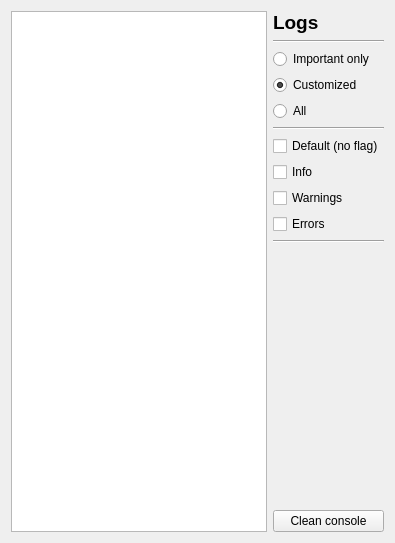
      <widget class="QWidget" name="console_tab">
       <attribute name="title">
        <string>Console</string>
       </attribute>
       <attribute name="toolTip">
        <string>Tab where informations are displayed in a real customizable console</string>
       </attribute>
       <layout class="QGridLayout" name="gridLayout_5">
        <item row="10" column="1">
         <widget class="Line" name="line_7">
          <property name="orientation">
           <enum>Qt::Horizontal</enum>
          </property>
         </widget>
        </item>
        <item row="0" column="0" rowspan="13">
         <widget class="QTextEdit" name="console">
          <property name="enabled">
           <bool>true</bool>
          </property>
          <property name="font">
           <font>
            <family>Ubuntu</family>
           </font>
          </property>
          <property name="toolTip">
           <string>Console to display the logs</string>
          </property>
          <property name="layoutDirection">
           <enum>Qt::LeftToRight</enum>
          </property>
          <property name="verticalScrollBarPolicy">
           <enum>Qt::ScrollBarAsNeeded</enum>
          </property>
          <property name="html">
           <string>&lt;!DOCTYPE HTML PUBLIC &quot;-//W3C//DTD HTML 4.0//EN&quot; &quot;http://www.w3.org/TR/REC-html40/strict.dtd&quot;&gt;
&lt;html&gt;&lt;head&gt;&lt;meta name=&quot;qrichtext&quot; content=&quot;1&quot; /&gt;&lt;style type=&quot;text/css&quot;&gt;
p, li { white-space: pre-wrap; }
&lt;/style&gt;&lt;/head&gt;&lt;body style=&quot; font-family:'Ubuntu'; font-size:11pt; font-weight:400; font-style:normal;&quot;&gt;
&lt;p style=&quot;-qt-paragraph-type:empty; margin-top:0px; margin-bottom:0px; margin-left:0px; margin-right:0px; -qt-block-indent:0; text-indent:0px;&quot;&gt;&lt;br /&gt;&lt;/p&gt;&lt;/body&gt;&lt;/html&gt;</string>
          </property>
          <property name="textInteractionFlags">
           <set>Qt::TextSelectableByKeyboard|Qt::TextSelectableByMouse</set>
          </property>
         </widget>
        </item>
        <item row="0" column="1">
         <widget class="QLabel" name="label_24">
          <property name="font">
           <font>
            <pointsize>14</pointsize>
            <weight>75</weight>
            <bold>true</bold>
           </font>
          </property>
          <property name="text">
           <string>Logs</string>
          </property>
         </widget>
        </item>
        <item row="2" column="1">
         <widget class="QRadioButton" name="important">
          <property name="toolTip">
           <string/>
          </property>
          <property name="text">
           <string>Important only</string>
          </property>
          <property name="checked">
           <bool>false</bool>
          </property>
         </widget>
        </item>
        <item row="3" column="1">
         <widget class="QRadioButton" name="custom">
          <property name="toolTip">
           <string/>
          </property>
          <property name="text">
           <string>Customized</string>
          </property>
          <property name="checked">
           <bool>true</bool>
          </property>
         </widget>
        </item>
        <item row="4" column="1">
         <widget class="QRadioButton" name="all">
          <property name="toolTip">
           <string/>
          </property>
          <property name="text">
           <string>All</string>
          </property>
          <property name="checked">
           <bool>false</bool>
          </property>
         </widget>
        </item>
        <item row="12" column="1">
         <widget class="QPushButton" name="clean_console">
          <property name="toolTip">
           <string>Clean the console (all logs will be deleted !)</string>
          </property>
          <property name="text">
           <string>Clean console</string>
          </property>
          <property name="icon">
           <iconset>
            <normaloff>icons/edit-clear.svg</normaloff>icons/edit-clear.svg</iconset>
          </property>
         </widget>
        </item>
        <item row="7" column="1">
         <layout class="QHBoxLayout" name="horizontalLayout_2">
          <item>
           <widget class="QCheckBox" name="display_info">
            <property name="sizePolicy">
             <sizepolicy hsizetype="Minimum" vsizetype="Fixed">
              <horstretch>0</horstretch>
              <verstretch>0</verstretch>
             </sizepolicy>
            </property>
            <property name="text">
             <string>Info</string>
            </property>
            <property name="icon">
             <iconset>
              <normaloff>icons/gtk-info.svg</normaloff>icons/gtk-info.svg</iconset>
            </property>
           </widget>
          </item>
         </layout>
        </item>
        <item row="8" column="1">
         <layout class="QHBoxLayout" name="horizontalLayout_4">
          <item>
           <widget class="QCheckBox" name="display_warnings">
            <property name="sizePolicy">
             <sizepolicy hsizetype="Minimum" vsizetype="Fixed">
              <horstretch>0</horstretch>
              <verstretch>0</verstretch>
             </sizepolicy>
            </property>
            <property name="text">
             <string>Warnings</string>
            </property>
            <property name="icon">
             <iconset>
              <normaloff>icons/dialog-warning.png</normaloff>icons/dialog-warning.png</iconset>
            </property>
            <property name="checked">
             <bool>false</bool>
            </property>
           </widget>
          </item>
         </layout>
        </item>
        <item row="11" column="1">
         <spacer name="verticalSpacer_4">
          <property name="orientation">
           <enum>Qt::Vertical</enum>
          </property>
          <property name="sizeHint" stdset="0">
           <size>
            <width>20</width>
            <height>261</height>
           </size>
          </property>
         </spacer>
        </item>
        <item row="5" column="1">
         <widget class="Line" name="line_5">
          <property name="orientation">
           <enum>Qt::Horizontal</enum>
          </property>
         </widget>
        </item>
        <item row="9" column="1">
         <layout class="QHBoxLayout" name="horizontalLayout_5">
          <item>
           <widget class="QCheckBox" name="display_errors">
            <property name="sizePolicy">
             <sizepolicy hsizetype="Minimum" vsizetype="Fixed">
              <horstretch>0</horstretch>
              <verstretch>0</verstretch>
             </sizepolicy>
            </property>
            <property name="text">
             <string>Errors</string>
            </property>
            <property name="icon">
             <iconset>
              <normaloff>icons/dialog-error.svg</normaloff>icons/dialog-error.svg</iconset>
            </property>
            <property name="checked">
             <bool>false</bool>
            </property>
           </widget>
          </item>
         </layout>
        </item>
        <item row="1" column="1">
         <widget class="Line" name="line_6">
          <property name="orientation">
           <enum>Qt::Horizontal</enum>
          </property>
         </widget>
        </item>
        <item row="6" column="1">
         <layout class="QHBoxLayout" name="horizontalLayout_6">
          <item>
           <widget class="QCheckBox" name="display_default">
            <property name="sizePolicy">
             <sizepolicy hsizetype="Minimum" vsizetype="Fixed">
              <horstretch>0</horstretch>
              <verstretch>0</verstretch>
             </sizepolicy>
            </property>
            <property name="text">
             <string>Default (no flag)</string>
            </property>
           </widget>
          </item>
         </layout>
        </item>
       </layout>
      </widget>
